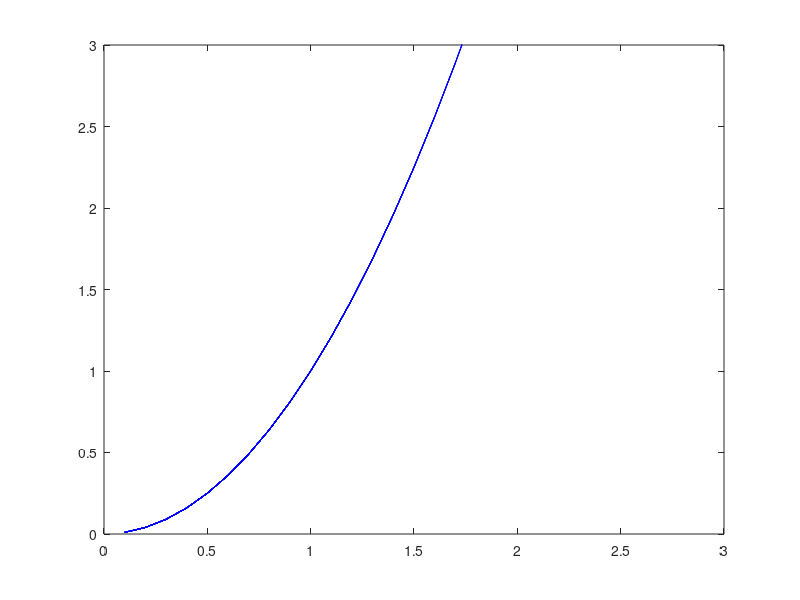

This chart was generated by the following MATLAB code:
clear
clc
close all
x=[];
y=[];
n=0;
z=0;
m=0;
run1=0;
cirshow=[];
while m<2
  n=n+1;
  m=m+.1;
  x(n)=m;
  y(n)=x(n)^2;
    cirshow(n)=plot(x(n),y(n),'bo')
    hold on
    plot(x,y,'b-')
    axis([0 3 0 3]);
    if run1==1
        delete(cirshow(n-1))
    end
    drawnow
    run1=1;
end